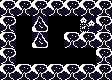

A 2D game scene composited from a Tiled map and its tileset images. What follows is a short description and the map's XML, with every tile layer's data as written:
An orthogonal 7x5 tile map with 16x16 px tiles, 1 tile layer (map), 2 tilesets and 2 objects (wizzard, bear).

<map version="1.10" tiledversion="1.12.2" orientation="orthogonal" renderorder="right-down" width="7" height="5" tilewidth="16" tileheight="16" infinite="0" nextlayerid="7" nextobjectid="14">
 <tileset firstgid="1" name="monotiles" tilewidth="16" tileheight="16" tilecount="40" columns="8">
  <image source="monotiles.png" width="128" height="80" />
 </tileset>
 <tileset firstgid="41" name="sprites2" tilewidth="16" tileheight="16" tilecount="8" columns="4">
  <image source="sprites2.png" width="64" height="32" />
 </tileset>
 <layer id="1" name="map" width="7" height="5">
  <data encoding="csv">
15,15,15,15,15,15,15,
15,0,14,0,0,13,15,
15,0,14,0,15,15,15,
15,0,0,0,0,0,15,
15,15,15,15,15,15,15
</data>
 </layer>
 <objectgroup id="6" name="mobs">
  <object id="6" type="wizzard" gid="42" x="16" y="32" width="16" height="16">
   <properties>
    <property name="dir" type="int" value="1" />
   </properties>
  </object>
  <object id="13" type="bear" gid="44" x="80" y="64" width="16" height="16">
   <properties>
    <property name="dir" type="int" value="3" />
   </properties>
  </object>
 </objectgroup>
</map>
